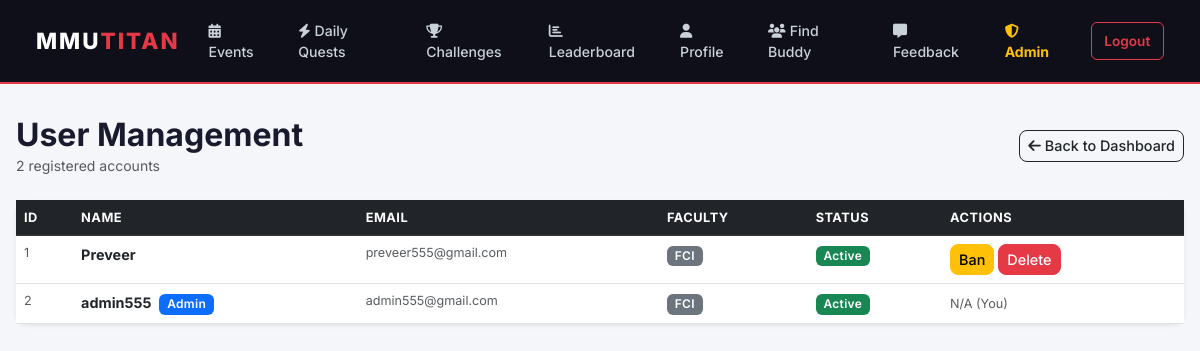
/admin/users (signed in), run on the app's committed database.
### mmutitan/models.py (models this page shows)
class User(db.Model, UserMixin):
    id = db.Column(db.Integer, primary_key=True)
    name = db.Column(db.String(100), nullable=False)
    email = db.Column(db.String(120), unique=True, nullable=False)
    password = db.Column(db.String(200), nullable=False)
    faculty = db.Column(db.String(50), nullable=False)
    sport_preferences = db.Column(db.String(200), default="")
    profile_photo = db.Column(db.String(20), nullable=False, default='default.jpg')
    points = db.Column(db.Integer, default=0)
    streak = db.Column(db.Integer, default=0)
    is_admin = db.Column(db.Boolean, default=False)
    is_banned = db.Column(db.Boolean, default=False)
    reset_token = db.Column(db.String(100), nullable=True)
    reset_token_expiry = db.Column(db.DateTime, nullable=True)
    availability_days = db.Column(db.String(100), nullable=True)   # e.g. "Mon,Wed,Fri"
    availability_time = db.Column(db.String(20), nullable=True)    # "Morning", "Afternoon", "Evening"
    rsvps = db.relationship('RSVP', backref='user_ref', lazy=True, cascade="all, delete-orphan")
    usertasks = db.relationship('UserTask', backref='user_ref', lazy=True, cascade="all, delete-orphan")
    submissions = db.relationship('Submission', backref='user_ref', lazy=True, cascade="all, delete-orphan")
    badges = db.relationship('Badge', secondary=user_badges, backref=db.backref('users', lazy='dynamic'))
    point_history = db.relationship('Point', backref='user_ref', lazy=True, cascade="all, delete-orphan")
    streak_history = db.relationship('Streak', backref='user_ref', lazy=True, cascade="all, delete-orphan")
    feedbacks = db.relationship('Feedback', backref='user_ref', lazy=True, cascade="all, delete-orphan")
    sent_requests = db.relationship('BuddyRequest', foreign_keys='BuddyRequest.sender_id',
                                    backref='sender', lazy=True, cascade="all, delete-orphan")
    received_requests = db.relationship('BuddyRequest', foreign_keys='BuddyRequest.receiver_id',
                                        backref='receiver', lazy=True, cascade="all, delete-orphan")

### mmutitan/app.py (the view)
    @app.route('/admin/users')
    @login_required
    def admin_users():
        if not current_user.is_admin:
            flash('Access Denied.', 'danger')
            return redirect(url_for('home'))
        users = User.query.all()
        return render_template('admin_users.html', users=users)

### mmutitan/models.py (called while the page is built)
@login_manager.user_loader
def load_user(user_id):
    return User.query.get(int(user_id))

### mmutitan/templates/admin_users.html
{% extends "base.html" %}
{% block content %}
<div class="d-flex justify-content-between align-items-center mb-4">
    <div>
        <h2 class="fw-bold mb-0">User Management</h2>
        <p class="text-muted small mb-0">{{ users|length }} registered accounts</p>
    </div>
    <a href="{{ url_for('admin_dashboard') }}" class="btn btn-outline-dark btn-sm">
        <i class="fa fa-arrow-left me-1"></i>Back to Dashboard
    </a>
</div>
<div class="card shadow-sm">
    <div class="card-body p-0">
        <div class="table-responsive">
            <table class="table table-hover mb-0">
                <thead class="table-dark">
                    <tr>
                        <th>ID</th>
                        <th>Name</th>
                        <th>Email</th>
                        <th>Faculty</th>
                        <th>Status</th>
                        <th>Actions</th>
                    </tr>
                </thead>
                <tbody>
                    {% for user in users %}
                    <tr>
                        <td class="text-muted small">{{ user.id }}</td>
                        <td>
                            <strong>{{ user.name }}</strong>
                            {% if user.is_admin %}
                            <span class="badge bg-primary ms-1">Admin</span>
                            {% endif %}
                        </td>
                        <td class="small text-muted">{{ user.email }}</td>
                        <td><span class="badge bg-secondary">{{ user.faculty }}</span></td>
                        <td>
                            {% if user.is_banned %}
                            <span class="badge bg-danger">Banned</span>
                            {% else %}
                            <span class="badge bg-success">Active</span>
                            {% endif %}
                        </td>
                        <td>
                            {% if user.id != current_user.id %}
                            <form action="{{ url_for('ban_user', user_id=user.id) }}" method="POST" class="d-inline">
                                <button type="submit" class="btn btn-sm {% if user.is_banned %}btn-success{% else %}btn-warning{% endif %}">
                                    {% if user.is_banned %}Unban{% else %}Ban{% endif %}
                                </button>
                            </form>
                            <form action="{{ url_for('delete_user', user_id=user.id) }}" method="POST" class="d-inline">
                                <button type="submit" class="btn btn-sm btn-danger"
                                        onclick="return confirm('Permanently delete {{ user.name }}?');">
                                    Delete
                                </button>
                            </form>
                            {% else %}
                            <span class="text-muted small">N/A (You)</span>
                            {% endif %}
                        </td>
                    </tr>
                    {% endfor %}
                </tbody>
            </table>
        </div>
    </div>
</div>
{% endblock %}

### mmutitan/templates/base.html (style rules this page uses)
body { font-family: 'Inter', sans-serif; background-color: #f4f6f9; color: #1a1a2e; }
.card { border: none; border-radius: 12px; box-shadow: 0 2px 12px rgba(0,0,0,0.07); }
.btn-danger { background-color: #e63946; border-color: #e63946; }
.btn { border-radius: 8px; font-weight: 500; font-size: 0.9rem; }
.badge { font-weight: 600; letter-spacing: 0.3px; border-radius: 6px; font-size: 0.75rem; }
.table { font-size: 0.9rem; }
.table thead th { font-weight: 700; font-size: 0.8rem; letter-spacing: 0.5px; text-transform: uppercase; }

### data on the page
User: id "1", name "Preveer", email "preveer555@gmail.com", faculty "FCI", is_banned "Active"
User: id "2", name "admin555", is_admin "Admin", email "admin555@gmail.com", faculty "FCI", is_banned "Active", shows "N/A (You)"

### other printed values
{{ users|length }} "2"
